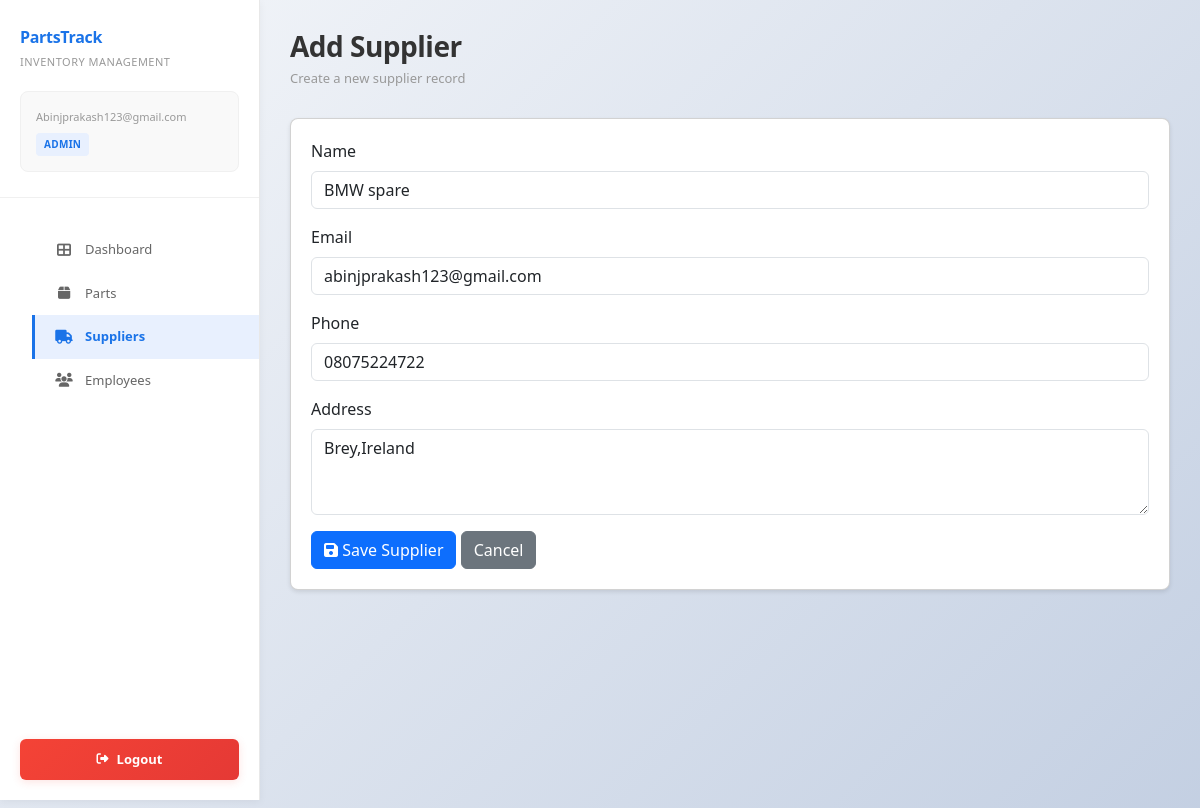
Page /suppliers/4/edit/ (signed in) on the committed database.
### inventory/models.py (models this page shows, shortened)
class Supplier(models.Model):
    name = models.CharField(max_length=200)
    email = models.EmailField(blank=True)
    phone = models.CharField(max_length=20, blank=True)
    address = models.TextField(blank=True)
    created_at = models.DateTimeField(auto_now_add=True)

### inventory/views.py (the view)
@login_required(login_url="login")
@require_http_methods(["GET", "POST"])
def edit_supplier(request, supplier_id):
    if not (request.user.is_staff or request.user.is_superuser):
        return redirect("employee_dashboard")
    supplier = get_object_or_404(Supplier, id=supplier_id)
    if request.method == "POST":
        form = SupplierForm(request.POST, instance=supplier)
        if form.is_valid():
            form.save()
            return redirect("sales_list")
    else:
        form = SupplierForm(instance=supplier)
    return render(
        request,
        "inventory/add_supplier.html",
        {"form": form, "user_role": "admin"},
    )

### inventory/forms.py
class SupplierForm(forms.ModelForm):
    class Meta:
        model = Supplier
        fields = ["name", "email", "phone", "address"]
        widgets = {
            "name": forms.TextInput(
                attrs={"class": "form-control", "placeholder": "Supplier Name"},
            ),
            "email": forms.EmailInput(
                attrs={"class": "form-control", "placeholder": "Email (optional)"},
            ),
            "phone": forms.TextInput(
                attrs={"class": "form-control", "placeholder": "Phone (optional)"},
            ),
            "address": forms.Textarea(
                attrs={
                    "class": "form-control",
                    "rows": 3,
                    "placeholder": "Address",
                },
            ),
        }

### inventory/templates/inventory/add_supplier.html (shortened to what this page needs)
<!DOCTYPE html>
<html lang="en">
<head>
    {% load static %}
    <link rel="stylesheet" href="https://cdn.jsdelivr.net/npm/bootstrap@5.3.2/dist/css/bootstrap.min.css">
    <link rel="stylesheet" href="https://cdnjs.cloudflare.com/ajax/libs/font-awesome/6.4.0/css/all.min.css">
    <link rel="stylesheet" href="{% static 'css/dashboard.css' %}">
</head>
<body>
<div class="main-container">
    <aside class="sidebar">
        <div class="sidebar-header">
            <div class="sidebar-brand">PartsTrack</div>
            <div class="sidebar-subtitle">Inventory Management</div>
            <div class="user-profile">
                <div class="user-email">{{ user.email }}</div>
                <span class="user-role-badge">{{ user_role }}</span>
            </div>
        </div>
        <ul class="sidebar-menu">
            <li><a href="{% url 'dashboard' %}"><i class="fas fa-th-large"></i> Dashboard</a></li>
            <li><a href="{% url 'spare_parts_list' %}"><i class="fas fa-box"></i> Parts</a></li>
            <li><a href="{% url 'sales_list' %}" class="active"><i class="fas fa-truck"></i> Suppliers</a></li>
            <li><a href="{% url 'employees_list' %}"><i class="fas fa-users"></i> Employees</a></li>
        </ul>
        <button class="logout-btn" onclick="window.location.href='{% url 'logout' %}'">
            <i class="fas fa-sign-out-alt"></i> Logout
        </button>
    </aside>
    <main class="main-content">
        <div class="page-header">
            <h1 class="page-title">Add Supplier</h1>
            <p class="page-subtitle">Create a new supplier record</p>
        </div>
        <div class="card" style="background:white;border-radius:8px;padding:20px;box-shadow:0 2px 4px rgba(0,0,0,.1);">
            <form method="post">
                <div class="mb-3">
                    <label class="form-label">Name</label>
                    {{ form.name }}
                </div>
                <div class="mb-3">
                    <label class="form-label">Email</label>
                    {{ form.email }}
                </div>
                <div class="mb-3">
                    <label class="form-label">Phone</label>
                    {{ form.phone }}
                </div>
                <div class="mb-3">
                    <label class="form-label">Address</label>
                    {{ form.address }}
                </div>
                <button type="submit" class="btn btn-primary">
                    <i class="fas fa-save"></i> Save Supplier
                </button>
                <a href="{% url 'sales_list' %}" class="btn btn-secondary">
                    Cancel
                </a>
            </form>
        </div>
    </main>
</div>
</body>
</html>

### inventory/static/css/dashboard.css (style rules this page uses)
* { margin: 0; padding: 0; box-sizing: border-box; }
html { scroll-behavior: smooth; }
body { font-family: 'Segoe UI', Tahoma, Geneva, Verdana, sans-serif; background: linear-gradient(135deg, #f5f7fa 0%, #c3cfe2 100%); background-attachment: fixed; min-height: 100vh; padding-bottom: 40px; color: #333; }
.main-container { display: flex; min-height: 100vh; }
.sidebar { width: 260px; background: #fff; border-right: 1px solid #e8e8e8; padding: 25px 0; position: fixed; height: 100vh; overflow-y: auto; box-shadow: 0 2px 8px rgba(0, 0, 0, 0.05); z-index: 1000; transition: all 0.3s ease; }
.sidebar-header { padding: 0 20px 25px; border-bottom: 1px solid #f0f0f0; }
.sidebar-brand { font-size: 16px; font-weight: 700; color: #1a73e8; margin-bottom: 5px; letter-spacing: -0.3px; }
.sidebar-subtitle { font-size: 11px; color: #999; text-transform: uppercase; letter-spacing: 0.5px; font-weight: 500; }
.user-profile { background: #f9f9f9; padding: 15px; border-radius: 8px; margin-top: 20px; font-size: 12px; border: 1px solid #f0f0f0; }
.user-profile .user-email { color: #999; font-size: 11px; margin-bottom: 8px; word-break: break-word; }
.user-role-badge { display: inline-block; background: #e8f0fe; color: #1a73e8; padding: 4px 8px; border-radius: 4px; font-size: 10px; font-weight: 600; text-transform: uppercase; letter-spacing: 0.3px; }
.sidebar-menu { list-style: none; margin-top: 30px; }
.sidebar-menu li { margin-bottom: 0; }
.sidebar-menu a { color: #666; text-decoration: none; display: flex; align-items: center; gap: 12px; padding: 12px 20px; font-size: 13px; transition: all 0.3s ease; border-left: 3px solid transparent; font-weight: 500; }
.sidebar-menu a.active { background: #e8f0fe; color: #1a73e8; border-left-color: #1a73e8; font-weight: 600; }
.sidebar-menu i { width: 18px; text-align: center; font-size: 14px; }
.logout-btn { position: absolute; bottom: 20px; left: 20px; right: 20px; background: linear-gradient(135deg, #f44336 0%, #e53935 100%); color: #fff; border: none; padding: 11px 16px; border-radius: 6px; font-weight: 600; cursor: pointer; transition: all 0.3s ease; display: flex; align-items: center; justify-content: center; gap: 8px; font-size: 13px; box-shadow: 0 2px 8px rgba(244, 67, 54, 0.15); }
.logout-btn i { font-size: 12px; }
.main-content { flex: 1; margin-left: 260px; padding: 30px; animation: slideIn 0.3s ease; }
.page-header { margin-bottom: 30px; }
.page-title { font-size: 28px; font-weight: 700; color: #333; margin-bottom: 5px; letter-spacing: -0.5px; }
.page-subtitle { font-size: 13px; color: #999; font-weight: 500; }
html { touch-action: manipulation; }
body { min-width: 320px; zoom: 100%; -webkit-text-size-adjust: 100%; -moz-text-size-adjust: 100%; -ms-text-size-adjust: 100%; text-size-adjust: 100%; }
.sidebar { zoom: 1; transform: translateZ(0); }
.main-content { zoom: 1; transform: translateZ(0); }

### rows in the picture
Supplier: name "BMW spare", email "abinjprakash123@gmail.com", phone "08075224722", address "Brey,Ireland"

### other values in the picture
{{ user.email }} "Abinjprakash123@gmail.com"
{{ user_role }} "ADMIN"
